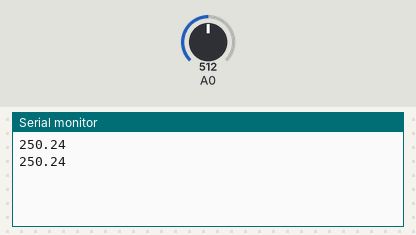
Simulated run of this sketch. Board: Arduino Uno, built with avr-gcc and run on an emulated ATmega328P. Shown: the last lines printed to the serial monitor. The test bench sets the inputs (shaded band); at power-on: A0 = 512. Storage starts empty.

Above: at 2.8 s.
2.9 s: A0 set to 716
At 3.8 s:
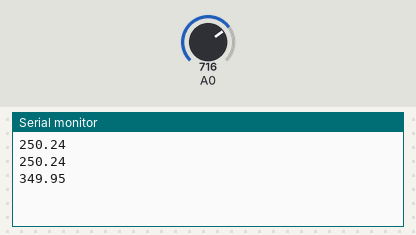
4.4 s: A0 set to 900
At 5.8 s:
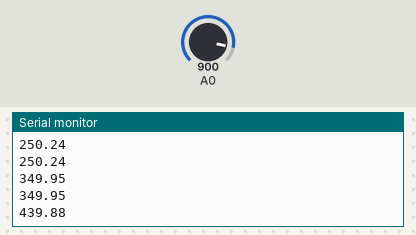
Timing chart, 0 to 7.4 s (numbered marks = the images above; inputs shaded):
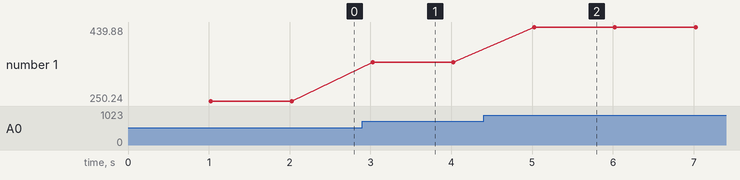

Measured:
- after the input at 2.9 s, the serial monitor: prints a new line after 0.13 s (image 1)
- after the input at 4.4 s, the serial monitor: prints a new line after 0.63 s (image 2)
- plotted number 1: 250.24 → 349.95 after the input at 2.9 s, 349.95 → 439.88 after the input at 4.4 s

The sketch:

CH_54_05.ino
```cpp
#include <SD.h>

#define USING_PLOTTER      // 텍스트 메시지 출력 금지

#define SD_CS 10      // SD 카드 Chip/Slave Select
#define WRITE_INTERVAL 1000     // 30초 간격으로 측정해서 기록

const char fileName[] = "sensor.txt";
unsigned long time_previous, time_current;

void setup() {
  Serial.begin(9600);

  serialMessage("* SD 카드를 초기화합니다.");
  if (!SD.begin(SD_CS)) {     // SD 카드 초기화
    serialMessage("** 초기화 과정에서 오류가 발생했습니다.");
    while (1);
  }
  serialMessage("* 초기화를 완료했습니다.");
  serialMessage("* 온도 데이터 로깅을 시작합니다.");

  time_previous = millis();
}

void serialMessage(char *message) {
#ifndef USING_PLOTTER     // 시리얼 플로터를 사용하는 경우
  Serial.println(message);      // 텍스트 메시지 출력 금지
#endif
}

float readTemperature() {
  int reading = analogRead(A0);

  float voltage = reading * 5.0 / 1023.0; // 전압으로 변환
  float temperature = voltage * 100;  // '전압 * 100'으로 온도 계산

  return temperature;
}

void loop() {
  time_current = millis();

  if (time_current - time_previous >= WRITE_INTERVAL) {
    time_previous = time_current;

    float temperature = readTemperature();

    // 텍스트 파일을 쓰기 모드로 열기
    File myFile = SD.open(fileName, FILE_WRITE);
    if (myFile) {
      myFile.println(temperature, 2); // SD 카드에 저장
      Serial.println(temperature, 2);   // 시리얼 모니터, 시리얼 플로터 공통

      myFile.close();     // 텍스트 파일 닫기
    }
  }
}
```
